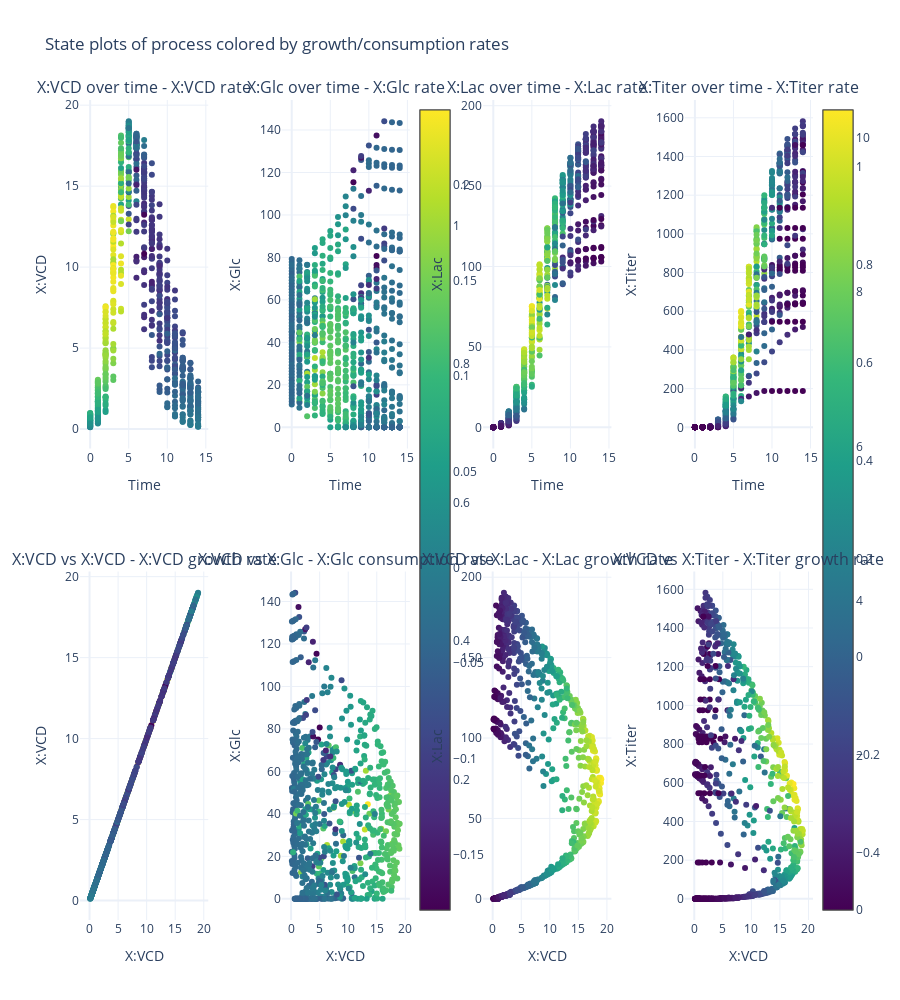

Source (notebook cell):
### Code cell
plot_state_data_color_by_rate(X_train, Y_train, t_steps=15, sign_mask=sign_mask)

### Figure 1 — Plotly figure (JSON) as saved in the notebook; plotly's stock layout.template omitted (floating-point values rounded to 4 significant figures; data arrays with more than 128 entries replaced by an {"elided": "..."} marker saying what was removed)
{"data": [{"marker": {"color": {"elided": "750 float values"}, "colorbar": {"len": 1, "x": 0.45}, "colorscale": [[0, "#440154"], [0.1111, "#482878"], [0.2222, "#3e4989"], [0.3333, "#31688e"], [0.4444, "#26828e"], [0.5556, "#1f9e89"], [0.6667, "#35b779"], [0.7778, "#6ece58"], [0.8889, "#b5de2b"], [1, "#fde725"]], "showscale": true}, "mode": "markers", "type": "scatter", "x": {"elided": "750 int values"}, "xaxis": "x", "y": {"elided": "750 float values"}, "yaxis": "y"}, {"marker": {"color": {"elided": "750 float values"}, "colorbar": {"len": 1, "x": 1}, "colorscale": [[0, "#440154"], [0.1111, "#482878"], [0.2222, "#3e4989"], [0.3333, "#31688e"], [0.4444, "#26828e"], [0.5556, "#1f9e89"], [0.6667, "#35b779"], [0.7778, "#6ece58"], [0.8889, "#b5de2b"], [1, "#fde725"]], "showscale": true}, "mode": "markers", "type": "scatter", "x": {"elided": "750 int values"}, "xaxis": "x2", "y": {"elided": "750 float values"}, "yaxis": "y2"}, {"marker": {"color": {"elided": "750 float values"}, "colorbar": {"len": 1, "x": 0.45}, "colorscale": [[0, "#440154"], [0.1111, "#482878"], [0.2222, "#3e4989"], [0.3333, "#31688e"], [0.4444, "#26828e"], [0.5556, "#1f9e89"], [0.6667, "#35b779"], [0.7778, "#6ece58"], [0.8889, "#b5de2b"], [1, "#fde725"]], "showscale": true}, "mode": "markers", "type": "scatter", "x": {"elided": "750 int values"}, "xaxis": "x3", "y": {"elided": "750 float values"}, "yaxis": "y3"}, {"marker": {"color": {"elided": "750 float values"}, "colorbar": {"len": 1, "x": 1}, "colorscale": [[0, "#440154"], [0.1111, "#482878"], [0.2222, "#3e4989"], [0.3333, "#31688e"], [0.4444, "#26828e"], [0.5556, "#1f9e89"], [0.6667, "#35b779"], [0.7778, "#6ece58"], [0.8889, "#b5de2b"], [1, "#fde725"]], "showscale": true}, "mode": "markers", "type": "scatter", "x": {"elided": "750 int values"}, "xaxis": "x4", "y": {"elided": "750 float values"}, "yaxis": "y4"}, {"marker": {"color": {"elided": "750 float values"}, "colorscale": [[0, "#440154"], [0.1111, "#482878"], [0.2222, "#3e4989"], [0.3333, "#31688e"], [0.4444, "#26828e"], [0.5556, "#1f9e89"], [0.6667, "#35b779"], [0.7778, "#6ece58"], [0.8889, "#b5de2b"], [1, "#fde725"]]}, "mode": "markers", "type": "scatter", "x": {"elided": "750 float values"}, "xaxis": "x5", "y": {"elided": "750 float values"}, "yaxis": "y5"}, {"marker": {"color": {"elided": "750 float values"}, "colorscale": [[0, "#440154"], [0.1111, "#482878"], [0.2222, "#3e4989"], [0.3333, "#31688e"], [0.4444, "#26828e"], [0.5556, "#1f9e89"], [0.6667, "#35b779"], [0.7778, "#6ece58"], [0.8889, "#b5de2b"], [1, "#fde725"]]}, "mode": "markers", "type": "scatter", "x": {"elided": "750 float values"}, "xaxis": "x6", "y": {"elided": "750 float values"}, "yaxis": "y6"}, {"marker": {"color": {"elided": "750 float values"}, "colorscale": [[0, "#440154"], [0.1111, "#482878"], [0.2222, "#3e4989"], [0.3333, "#31688e"], [0.4444, "#26828e"], [0.5556, "#1f9e89"], [0.6667, "#35b779"], [0.7778, "#6ece58"], [0.8889, "#b5de2b"], [1, "#fde725"]]}, "mode": "markers", "type": "scatter", "x": {"elided": "750 float values"}, "xaxis": "x7", "y": {"elided": "750 float values"}, "yaxis": "y7"}, {"marker": {"color": {"elided": "750 float values"}, "colorscale": [[0, "#440154"], [0.1111, "#482878"], [0.2222, "#3e4989"], [0.3333, "#31688e"], [0.4444, "#26828e"], [0.5556, "#1f9e89"], [0.6667, "#35b779"], [0.7778, "#6ece58"], [0.8889, "#b5de2b"], [1, "#fde725"]]}, "mode": "markers", "type": "scatter", "x": {"elided": "750 float values"}, "xaxis": "x8", "y": {"elided": "750 float values"}, "yaxis": "y8"}], "layout": {"annotations": [{"font": {"size": 16}, "showarrow": false, "text": "X:VCD over time - X:VCD rate", "x": 0.0875, "xanchor": "center", "xref": "paper", "y": 1, "yanchor": "bottom", "yref": "paper"}, {"font": {"size": 16}, "showarrow": false, "text": "X:Glc over time - X:Glc rate", "x": 0.3625, "xanchor": "center", "xref": "paper", "y": 1, "yanchor": "bottom", "yref": "paper"}, {"font": {"size": 16}, "showarrow": false, "text": "X:Lac over time - X:Lac rate", "x": 0.6375, "xanchor": "center", "xref": "paper", "y": 1, "yanchor": "bottom", "yref": "paper"}, {"font": {"size": 16}, "showarrow": false, "text": "X:Titer over time - X:Titer rate", "x": 0.9125, "xanchor": "center", "xref": "paper", "y": 1, "yanchor": "bottom", "yref": "paper"}, {"font": {"size": 16}, "showarrow": false, "text": "X:VCD vs X:VCD - X:VCD growth rate", "x": 0.0875, "xanchor": "center", "xref": "paper", "y": 0.425, "yanchor": "bottom", "yref": "paper"}, {"font": {"size": 16}, "showarrow": false, "text": "X:VCD vs X:Glc - X:Glc consumption rate", "x": 0.3625, "xanchor": "center", "xref": "paper", "y": 0.425, "yanchor": "bottom", "yref": "paper"}, {"font": {"size": 16}, "showarrow": false, "text": "X:VCD vs X:Lac - X:Lac growth rate", "x": 0.6375, "xanchor": "center", "xref": "paper", "y": 0.425, "yanchor": "bottom", "yref": "paper"}, {"font": {"size": 16}, "showarrow": false, "text": "X:VCD vs X:Titer - X:Titer growth rate", "x": 0.9125, "xanchor": "center", "xref": "paper", "y": 0.425, "yanchor": "bottom", "yref": "paper"}], "height": 1000, "showlegend": false, "title": {"text": "State plots of process colored by growth/consumption rates"}, "xaxis": {"anchor": "y", "domain": [0, 0.175], "title": {"text": "Time"}}, "xaxis2": {"anchor": "y2", "domain": [0.275, 0.45], "title": {"text": "Time"}}, "xaxis3": {"anchor": "y3", "domain": [0.55, 0.725], "title": {"text": "Time"}}, "xaxis4": {"anchor": "y4", "domain": [0.825, 1], "title": {"text": "Time"}}, "xaxis5": {"anchor": "y5", "domain": [0, 0.175], "title": {"text": "X:VCD"}}, "xaxis6": {"anchor": "y6", "domain": [0.275, 0.45], "title": {"text": "X:VCD"}}, "xaxis7": {"anchor": "y7", "domain": [0.55, 0.725], "title": {"text": "X:VCD"}}, "xaxis8": {"anchor": "y8", "domain": [0.825, 1], "title": {"text": "X:VCD"}}, "yaxis": {"anchor": "x", "domain": [0.575, 1], "title": {"text": "X:VCD"}}, "yaxis2": {"anchor": "x2", "domain": [0.575, 1], "title": {"text": "X:Glc"}}, "yaxis3": {"anchor": "x3", "domain": [0.575, 1], "title": {"text": "X:Lac"}}, "yaxis4": {"anchor": "x4", "domain": [0.575, 1], "title": {"text": "X:Titer"}}, "yaxis5": {"anchor": "x5", "domain": [0, 0.425], "title": {"text": "X:VCD"}}, "yaxis6": {"anchor": "x6", "domain": [0, 0.425], "title": {"text": "X:Glc"}}, "yaxis7": {"anchor": "x7", "domain": [0, 0.425], "title": {"text": "X:Lac"}}, "yaxis8": {"anchor": "x8", "domain": [0, 0.425], "title": {"text": "X:Titer"}}}}
